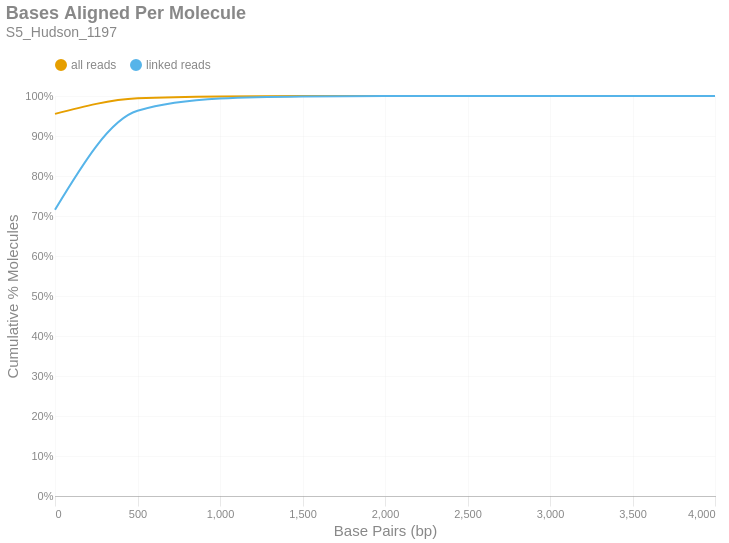

The cell this chart's notebook holds for it:
### Markdown cell above
### Bases Aligned Per Molecule
This is a cumulative frequency distribution showing the number of base pairs aligned per unique molecule. These data are shown in 500 bp bins. There are two distributions: one with `all reads` (yellow) and another with only `linked reads` (blue). The percent of molecules in the `linked reads` distribution is relative to the total number of linked molecules.

### Code cell
if SKIPLR:
    print_html(f"Skipped")
else:
    binned_df = consolidated_hist(valids['aligned_bp'], mask, 500, True)
    with SafeRender(binned_df):
        (
            density_plot(binned_df, 'Bases Aligned Per Molecule', samplename, 'basesper')
            .encode(
                x=alt.X('bin:Q', title="Base Pairs (bp)").axis(tickMinStep=500).scale(padding=0),
                y=alt.Y('value:Q', title='Cumulative % Molecules')
                    .axis(format='%')
                    .scale(domain = [0,1])
                    .stack(False),
                color=alt.Color("key:N").scale(domain = ["all reads", "linked reads"]),
                tooltip = [
                    alt.Tooltip("key:N", title = "Data Type"),
                    alt.Tooltip("range_label:N", title="Bases Aligned Per Molecule"),
                    alt.Tooltip("value:Q", format = ".2%", title="% Molecules (Cum.)")
                ]
            )
        ).display()

### Figure 1 — Vega-Lite specification as saved in the notebook (floating-point values rounded to 4 significant figures)
{"width": "container", "height": 400, "config": {"title": {"anchor": "start", "dy": -15, "fontSize": 18, "color": "#888888", "subtitleColor": "#888888", "subtitleFontSize": 14}, "arc": {"fill": "#0072B2"}, "axis": {"domainColor": "#888888", "domainWidth": 0.5, "gridWidth": 0.2, "grid": false, "titleFontWeight": 400, "titleFontSize": 15, "labelFontSize": 11, "labelColor": "#888888", "tickColor": "#888888", "tickWidth": 0.2, "titleColor": "#888888"}, "axisBand": {"grid": false}, "axisX": {"grid": true, "tickSize": 10, "domainCap": "round"}, "axisY": {"domain": false, "grid": true, "tickSize": 0, "domainCap": "round"}, "background": "transparent", "header": {"labelFontSize": 15, "labelColor": "#888888", "titleFontSize": 15, "titleFontWeight": 600, "titleColor": "#888888"}, "legend": {"labelFont": "sans-serif", "labelFontSize": 12, "labelColor": "#888888", "symbolSize": 100, "symbolType": "circle", "titleFontSize": 12, "titlePadding": 10, "titleColor": "#888888", "title": null, "orient": "top"}, "range": {"category": ["#E69F00", "#56B4E9", "#009E73", "#F0E442", "#0072B2", "#D55E00", "#CC79A7", "#000000"], "diverging": ["#cfe8f3", "#a2d4ec", "#73bfe2", "#46abdb", "#1696d2", "#12719e"]}, "area": {"fill": "#0072B2", "fillOpacity": 0.7, "line": true, "strokeOpacity": 0.7}, "line": {"color": "#0072B2", "stroke": "#0072B2", "strokeWidth": 2}, "trail": {"color": "#0072B2", "stroke": "#0072B2", "strokeWidth": 0, "size": 1}, "point": {"filled": true, "fillOpacity": 1.0, "size": 95}, "text": {"color": "#888888", "fontSize": 11, "align": "right", "fontWeight": 400, "size": 11}, "bar": {"fill": "#0072B2", "stroke": null}, "view": {"stroke": null, "continuousWidth": 660, "continuousHeight": 400}}, "data": {"name": "data-ce0f25901d4af0b91c602df9ef54447e"}, "mark": {"type": "line", "interpolate": "monotone", "point": {"opacity": 0, "size": 275}}, "encoding": {"color": {"field": "key", "scale": {"domain": ["all reads", "linked reads"]}, "type": "nominal"}, "tooltip": [{"field": "key", "title": "Data Type", "type": "nominal"}, {"field": "range_label", "title": "Bases Aligned Per Molecule", "type": "nominal"}, {"field": "value", "format": ".2%", "title": "% Molecules (Cum.)", "type": "quantitative"}], "x": {"axis": {"tickMinStep": 500}, "field": "bin", "scale": {"padding": 0}, "title": "Base Pairs (bp)", "type": "quantitative"}, "y": {"axis": {"format": "%"}, "field": "value", "scale": {"domain": [0, 1]}, "stack": false, "title": "Cumulative % Molecules", "type": "quantitative"}}, "params": [{"name": "param_c36ac31b6afebe62", "select": {"type": "point", "fields": ["key"]}, "bind": "legend"}], "title": {"text": "Bases Aligned Per Molecule", "subtitle": "S5_Hudson_1197"}, "transform": [{"fold": ["all reads (cumsum)", "linked reads (cumsum)"]}, {"calculate": "replace(datum.key, ' (cumsum)', '')", "as": "key"}, {"filter": {"param": "param_c36ac31b6afebe62"}}], "usermeta": {"embedOptions": {"downloadFileName": "S5_Hudson_1197.basesper"}}, "$schema": "https://vega.github.io/schema/vega-lite/v6.1.0.json", "datasets": {"data-ce0f25901d4af0b91c602df9ef54447e": [{"bin": "0.0", "interval": "0.0-500.0", "all reads": 0.9554, "linked reads": 0.7159, "all reads (cumsum)": 0.9554, "linked reads (cumsum)": 0.7159, "range_label": "0-499"}, {"bin": "500.0", "interval": "500.0-1000.0", "all reads": 0.03883, "linked reads": 0.2471, "all reads (cumsum)": 0.9942, "linked reads (cumsum)": 0.9629, "range_label": "500-999"}, {"bin": "1000.0", "interval": "1000.0-1500.0", "all reads": 0.004791, "linked reads": 0.03064, "all reads (cumsum)": 0.999, "linked reads (cumsum)": 0.9936, "range_label": "1000-1499"}, {"bin": "1500.0", "interval": "1500.0-2000.0", "all reads": 0.000815, "linked reads": 0.005213, "all reads (cumsum)": 0.9998, "linked reads (cumsum)": 0.9988, "range_label": "1500-1999"}, {"bin": "2000.0", "interval": "2000.0-2500.0", "all reads": 0.000149, "linked reads": 0.0009532, "all reads (cumsum)": 1.0, "linked reads (cumsum)": 0.9997, "range_label": "2000-2499"}, {"bin": "2500.0", "interval": "2500.0-3000.0", "all reads": 2.661e-05, "linked reads": 0.0001702, "all reads (cumsum)": 1.0, "linked reads (cumsum)": 0.9999, "range_label": "2500-2999"}, {"bin": "3000.0", "interval": "3000.0-3500.0", "all reads": 1.065e-05, "linked reads": 6.809e-05, "all reads (cumsum)": 1.0, "linked reads (cumsum)": 1.0, "range_label": "3000-3499"}, {"bin": "3500.0", "interval": "3500.0-4000.0", "all reads": 1.331e-06, "linked reads": 8.511e-06, "all reads (cumsum)": 1.0, "linked reads (cumsum)": 1.0, "range_label": "3500-3999"}, {"bin": "4000.0", "interval": "4000.0-4500.0", "all reads": 1.331e-06, "linked reads": 8.511e-06, "all reads (cumsum)": 1.0, "linked reads (cumsum)": 1.0, "range_label": "4000-4499"}]}}
